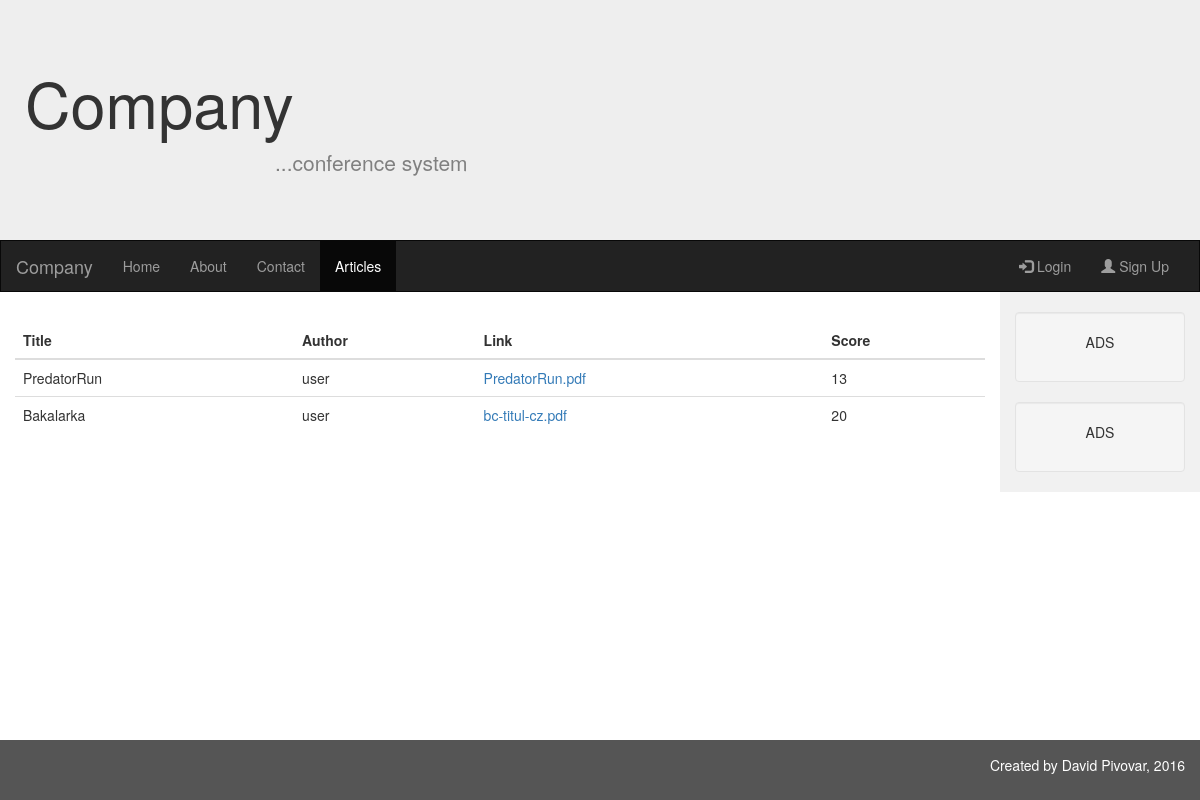
Screenshot of /index.php?page=articles with the database file from the repository.
### tables this page shows
CREATE TABLE `articles` (
  `ID` int(11) NOT NULL,
  `title` varchar(45) NOT NULL,
  `author` int(11) NOT NULL,
  `abstract` varchar(300) DEFAULT NULL,
  `URL` varchar(45) NOT NULL,
  `score1` int(11) NOT NULL,
  `score2` int(11) NOT NULL,
  `score3` int(11) NOT NULL,
  `pass` int(11) NOT NULL
);

CREATE TABLE `users` (
  `ID` int(11) NOT NULL,
  `login` varchar(45) NOT NULL,
  `pass` varchar(45) NOT NULL,
  `mail` varchar(45) NOT NULL,
  `right` int(11) NOT NULL
);

CREATE TABLE `score` (
  `ID` int(11) NOT NULL,
  `rev` int(11) DEFAULT NULL,
  `score1` int(11) DEFAULT NULL,
  `score2` int(11) DEFAULT NULL,
  `score3` int(11) DEFAULT NULL
);

### inc/db_articles.class.php (called while the page is built, shortened)
<?php
class db_articles extends db_pdo
{
    public function GetAllArticles()
    {
        $table_name = "articles";
        $columns = "*";
        $where = array();
        $result = $this->DBSelectAll($table_name, $columns, $where);
        return $result;
    }
    public function GetUser($userID)
    {
        $table_name = "users";
        $columns = "*";
        $where = array();
        $where[] = array("column" => "ID", "value" => $userID, "symbol" => "=");
        $result = $this->DBSelectOne($table_name, $columns, $where);
        return $result;
    }
    public function GetScore($scoreID)
    {
        $table_name = "score";
        $columns = "*";
        $where = array();
        $where[] = array("column" => "ID", "value" => $scoreID, "symbol" => "=");
        $result = $this->DBSelectOne($table_name, $columns, $where);
        return $result;
    }
    public function GetOverallScore($score1, $score2, $score3)
    {
        $score = $this->GetScore($score1);
        $result = $score["score1"] + $score["score2"] + $score["score3"];
        $score = $this->GetScore($score2);
        $result = $result + $score["score1"] + $score["score2"] + $score["score3"];
        $score = $this->GetScore($score3);
        $result = $result + $score["score1"] + $score["score2"] + $score["score3"];
        return $result;
    }
}
?>

### inc/db_pdo.class.php (called while the page is built, shortened)
<?php
class db_pdo
{
	private $connection;
	public function DBSelectOne($table_name, $select_columns_string, $where_array, $limit_string = "")
	{
		$mysql_pdo_error = false;
		$where_pom = "";
		if ($where_array != null)
			foreach ($where_array as $index => $item)
			{
				$column = $item["column"];
				$symbol = $item["symbol"];
				if (key_exists("value", $item))
					$value_pom = "?";
				else if (key_exists("value_mysql", $item))
					$value_pom = $item["value_mysql"];
				$where_pom .= "`$column` $symbol  $value_pom ";
			}
			if (trim($where_pom) != "") $where_pom = "where $where_pom";
			$query = "select $select_columns_string from `".$table_name."` $where_pom $limit_string;";
			$statement = $this->connection->prepare($query);
			$bind_param_number = 1;
			if ($where_array != null)
				foreach ($where_array as $index => $item)
				{
					if (key_exists("value", $item))
					{
						$value = $item["value"];
						$statement->bindValue($bind_param_number, $value);
						$bind_param_number ++;
					}
				}
				$statement->execute();
				$errors = $statement->errorInfo();
				if ($mysql_pdo_error == false)
				{
					$row = $statement->fetch(PDO::FETCH_ASSOC);
					return $row;
				}
				else
				{
					echo "Chyba v dotazu - PDOStatement::errorInfo(): ";
					printr($errors);
					echo "SQL dotaz: $query";
				}
	}
	public function DBSelectAll($table_name, $select_columns_string, $where_array, $limit_string = "", $order_by_array = array())
	{
		$mysql_pdo_error = false;
		$where_pom = "";
		$order_by_pom = "";
		$query = "select $select_columns_string from `".$table_name."` $where_pom $order_by_pom $limit_string;";
		$statement = $this->connection->prepare($query);
		$statement->execute();
		$errors = $statement->errorInfo();
		if ($mysql_pdo_error == false)
		{
					$rows = $statement->fetchAll(PDO::FETCH_ASSOC);
					return $rows;
		}
		else
		{
					echo "Chyba v dotazu - PDOStatement::errorInfo(): ";
					printr($errors);
					echo "SQL dotaz: $query";
		}
	}
	function Connect()
	{
		try
		{
			$options = array(PDO::MYSQL_ATTR_INIT_COMMAND => 'SET NAMES utf8',);
			$this->connection = new PDO("mysql:host=".DB_SERVER.";dbname=".DB_DATABASE_NAME."",
					DB_USER_LOGIN, DB_USER_PASSWORD, $options);
		} catch (PDOException $e)
		{
			print "Error!: " . $e->getMessage() . "<br/>";
			die();
		}
	}
}
?>

### cont/articles.inc.php (the view, shortened to what this page needs)
<div class="container-fluid text-center">
    <div class="row content">
        <div class="col-sm-10 text-left content-odsazeni">
            <table class="table table-hover ">
                <thead>
                    <tr>
                        <th>Title</th>
                        <th>Author</th>
                        <th>Link</th>
                        <th>Score</th>
                    </tr>
                </thead>
                <tbody>
<?php
$db = new db_articles();
$db->Connect();
$articles = $db->GetAllArticles();
foreach($articles as $art)
{
    $user = $db->GetUser($art["author"]);
    $score = $db->GetOverallScore($art["score1"], $art["score2"], $art["score3"]);
    echo "<tr><td>$art[title]</td>
        <td>$user[login]</td>
        <td><a href='pdf/$art[URL]'>$art[URL]</a></td>
        <td>$score</td></tr>";
}
?>
                </tbody>
            </table>
        </div>
        <?php include "nav/sidenav.php";?>
    </div>
</div>

### css/style.css (style rules this page uses)
html { position: relative; min-height: 100%; }
body { margin-bottom: 60px; }
.row.content { height: 100%; }
@media screen and (min-width: 767px) { .content-odsazeni { margin-top: 30px; margin-bottom: 30px; } }

### rows the page displays
articles: title "PredatorRun", users.login "user", URL "PredatorRun.pdf", score "13"
articles: title "Bakalarka", users.login "user", URL "bc-titul-cz.pdf", score "20"
